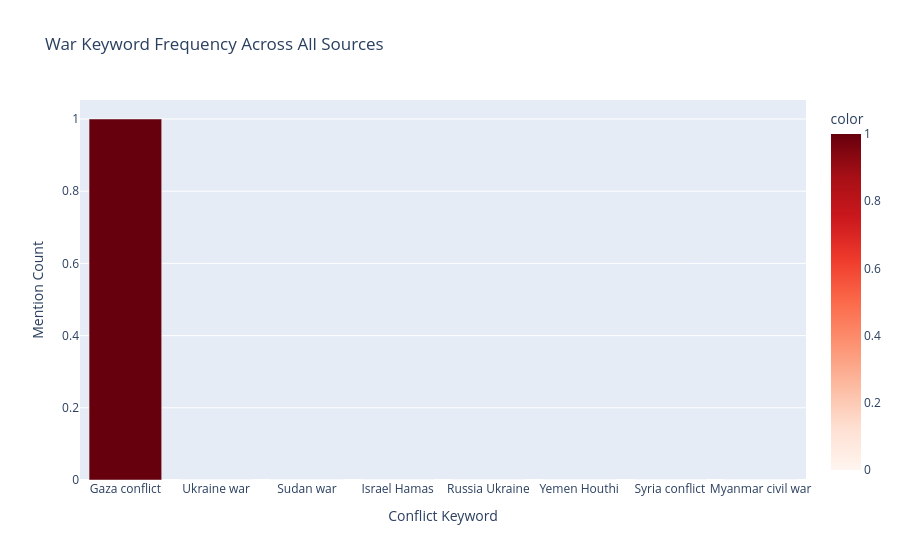

This figure's notebook cell:
### Code cell
# ── 2B. Keyword Frequency Analysis ───────────────────────────────────────────

def keyword_frequency(corpus, keywords):
    """Count how often each war keyword appears across all text."""
    full_text = ' '.join(corpus).lower()
    freq = {kw: full_text.count(kw.lower()) for kw in keywords}
    return dict(sorted(freq.items(), key=lambda x: x[1], reverse=True))

kw_freq = keyword_frequency(corpus, WAR_KEYWORDS)

fig = px.bar(
    x=list(kw_freq.keys()), y=list(kw_freq.values()),
    labels={'x': 'Conflict Keyword', 'y': 'Mention Count'},
    title='War Keyword Frequency Across All Sources',
    color=list(kw_freq.values()),
    color_continuous_scale='Reds'
)
fig.update_layout(showlegend=False)
fig.show()

### Figure 1 — Plotly figure (JSON) as saved in the notebook; plotly's stock layout.template omitted (floating-point values rounded to 4 significant figures)
{"data": [{"alignmentgroup": "True", "hovertemplate": "Conflict Keyword=%{x}<br>Mention Count=%{y}<br>color=%{marker.color}<extra></extra>", "legendgroup": "", "marker": {"color": [1, 0, 0, 0, 0, 0, 0, 0], "coloraxis": "coloraxis", "pattern": {"shape": ""}}, "name": "", "offsetgroup": "", "orientation": "v", "showlegend": false, "textposition": "auto", "type": "bar", "x": ["Gaza conflict", "Ukraine war", "Sudan war", "Israel Hamas", "Russia Ukraine", "Yemen Houthi", "Syria conflict", "Myanmar civil war"], "xaxis": "x", "y": [1, 0, 0, 0, 0, 0, 0, 0], "yaxis": "y"}], "layout": {"barmode": "relative", "coloraxis": {"colorbar": {"title": {"text": "color"}}, "colorscale": [[0, "rgb(255,245,240)"], [0.125, "rgb(254,224,210)"], [0.25, "rgb(252,187,161)"], [0.375, "rgb(252,146,114)"], [0.5, "rgb(251,106,74)"], [0.625, "rgb(239,59,44)"], [0.75, "rgb(203,24,29)"], [0.875, "rgb(165,15,21)"], [1, "rgb(103,0,13)"]]}, "legend": {"tracegroupgap": 0}, "showlegend": false, "title": {"text": "War Keyword Frequency Across All Sources"}, "xaxis": {"anchor": "y", "domain": [0, 1], "title": {"text": "Conflict Keyword"}}, "yaxis": {"anchor": "x", "domain": [0, 1], "title": {"text": "Mention Count"}}}}
